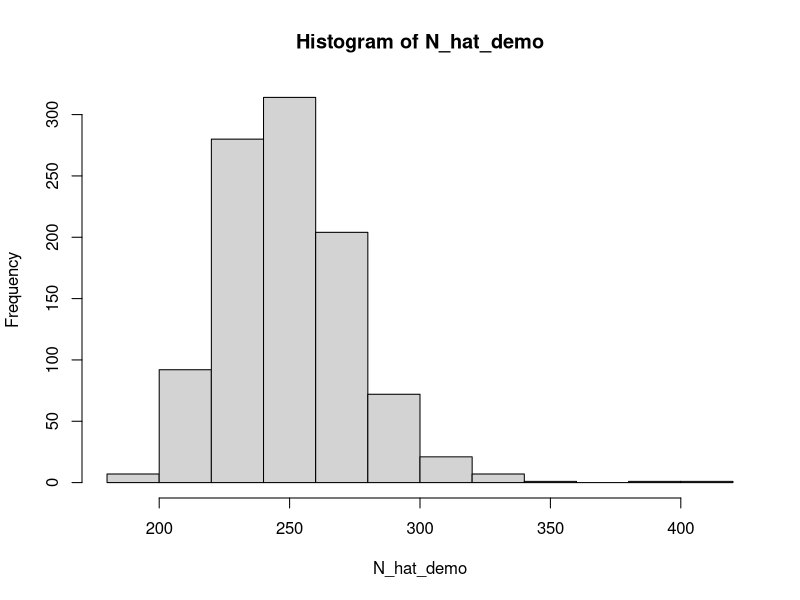
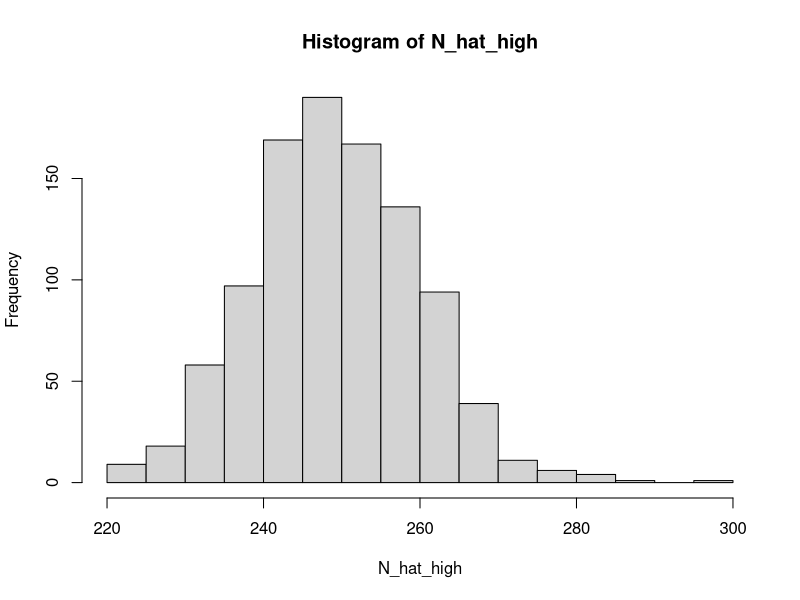
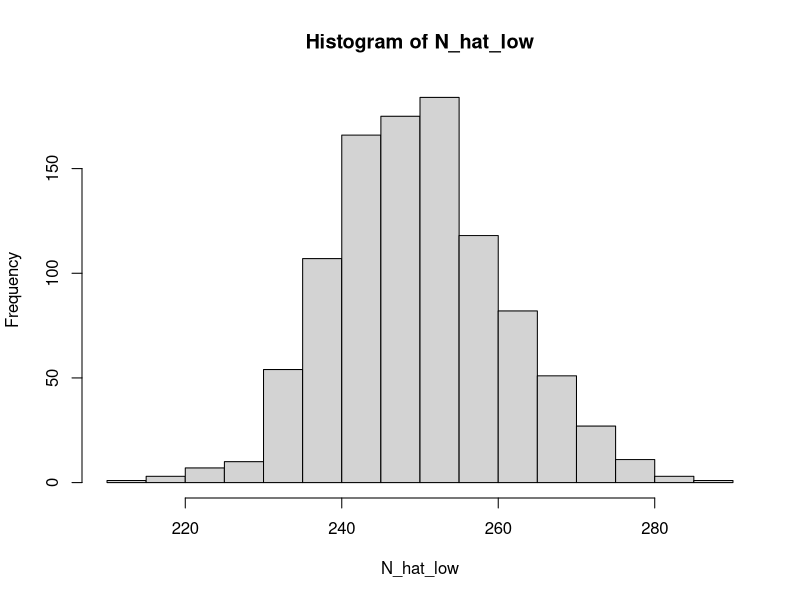
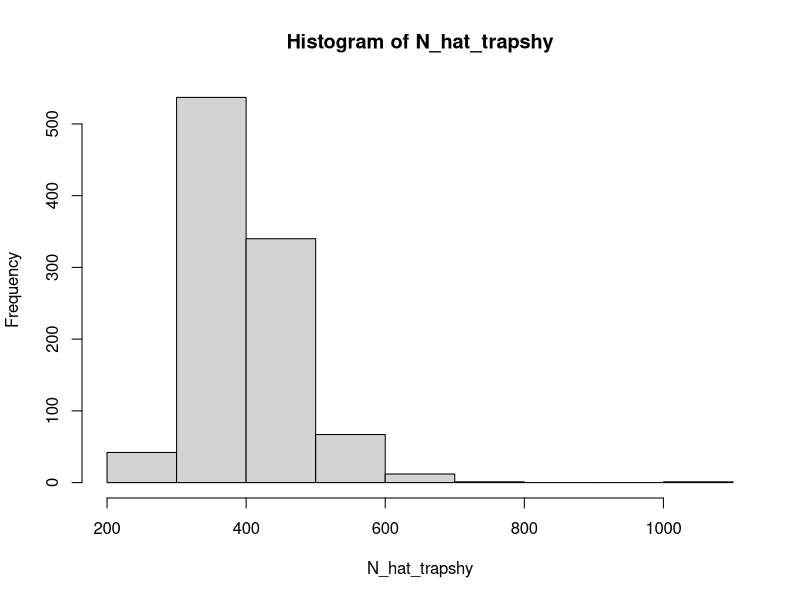
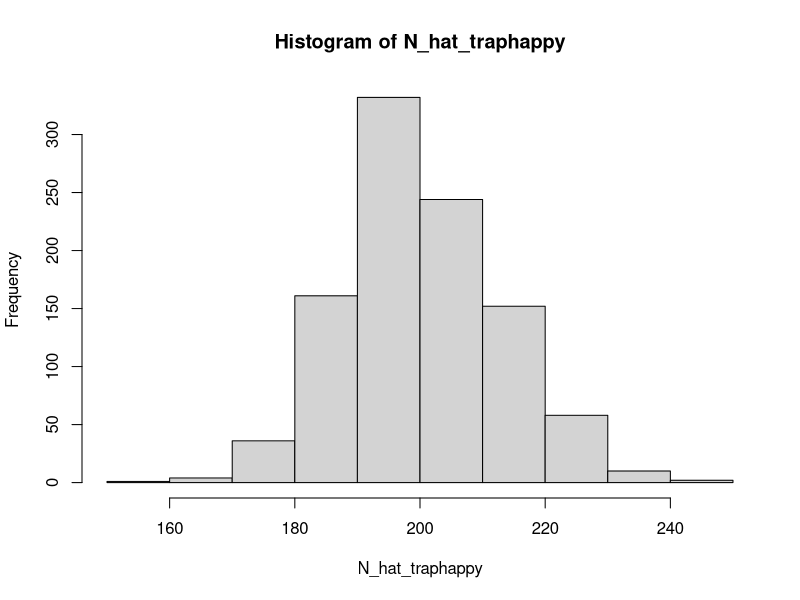

Write the R code that produced these figures, in order.
## ---- chunk 1
knitr::opts_chunk$set(echo = TRUE)
## ---- chunk 2
library(tidyverse)
## ---- chunk 3
n1 <- 37
n2 <- 42
m2 <- 30
## ---- chunk 4
N_hat <- n1 * n2 / m2
## ---- chunk 5
p_hat <- m2 / n1
## ---- chunk 6
n1_Baileys <- 12
n2_Baileys <- 12
m2_Baileys <- 4
## ---- chunk 7
N_hat_Baileys <- (n1_Baileys * n2_Baileys) / m2_Baileys
## ---- chunk 8
p_hat_Baileys <- m2_Baileys / n1_Baileys
## ---- chunk 9
N <- 250
## ---- chunk 10
nRuns <- 1000
## ---- chunk 11
LP_estimator <- function(p1, p2, c2) {
  
  # create an empty data frame to hold simulated values
  Nhat <- matrix(NA, nRuns)  # create a matrix to hold estimates
   
  for(i in 1:nRuns) { 
    # simulate data 
    n1 <- rbinom(1, N, p1)     # no. individuals captured on survey occasion 1
    u2 <- rbinom(1, N-n1, p2)  # no. marked individuals recaptured on survey occasion 2
    m2 <- rbinom(1, n1, c2)    # no. marked individuals recaptured on survey occasion 2
    n2 <- u2 + m2              # total no. individuals captured on survey occasion 2
    
    # calculate estimated abundance
    Nhat[i] <- (n1 + 1)*(n2 +1) / (m2 + 1) - 1
  }
  
  return(Nhat) # the function will return our estimate of the population
}
## ---- chunk 12
N_hat_demo <- LP_estimator(p1 = 0.4, p2 = 0.4, c2 = 0.4)
## ---- chunk 13
hist(N_hat_demo)
## ---- chunk 14
# Remember, our true abundance is 250

# What is the mean of all of our N_hat estimates?
mean(N_hat_demo)          # mean of all N-hat estimates

# On average, how biased are our estimates?
mean(N_hat_demo)- N       # bias

# How precise are our estimates?
sd(N_hat_demo)            # precision
## ---- chunk 15
N_hat_high <- LP_estimator(p1 = 0.6, p2 = 0.6, c2 = 0.6)
## ---- chunk 16
hist(N_hat_high)
## ---- chunk 17
# On average, how biased are our estimates?
mean(N_hat_high) - N       # bias

# How precise are our estimates?
sd(N_hat_high)            # precision
## ---- chunk 18
N_hat_low <- LP_estimator(p1 = 0.6, p2 = 0.6, c2 = 0.6)
## ---- chunk 19
hist(N_hat_low)
## ---- chunk 20
# On average, how biased are our estimates?
mean(N_hat_low)- N       # bias

# How precise are our estimates?
sd(N_hat_low)            # precision
## ---- chunk 21
N_hat_trapshy <- LP_estimator(p1 = 0.4, p2 = 0.4, c2 = 0.2)
## ---- chunk 22
hist(N_hat_trapshy)
## ---- chunk 23
# On average, how biased are our estimates?
mean(N_hat_trapshy)- N       # bias

# How precise are our estimates?
sd(N_hat_trapshy)            # precision
## ---- chunk 24
N_hat_traphappy <- LP_estimator(p1 = 0.4, p2 = 0.4, c2 = 0.6)
## ---- chunk 25
hist(N_hat_traphappy)
## ---- chunk 26
# On average, how biased are our estimates?
mean(N_hat_traphappy)- N       # bias

# How precise are our estimates?
sd(N_hat_traphappy)            # precision
## ---- chunk 27
n1_removal <- n1 # 37
n2_removal <- n2 - m2 # 42 - 30 = 12
## ---- chunk 28
N_hat_removal <- (n1_removal^2) / (n1_removal - n2_removal)
## ---- chunk 29
n1_removalB <- n1_Baileys
n2_removalB <- n2_Baileys - m2_Baileys

N_hat_removalB <- (n1_Baileys^2) / (n1_removalB - n2_removalB)
